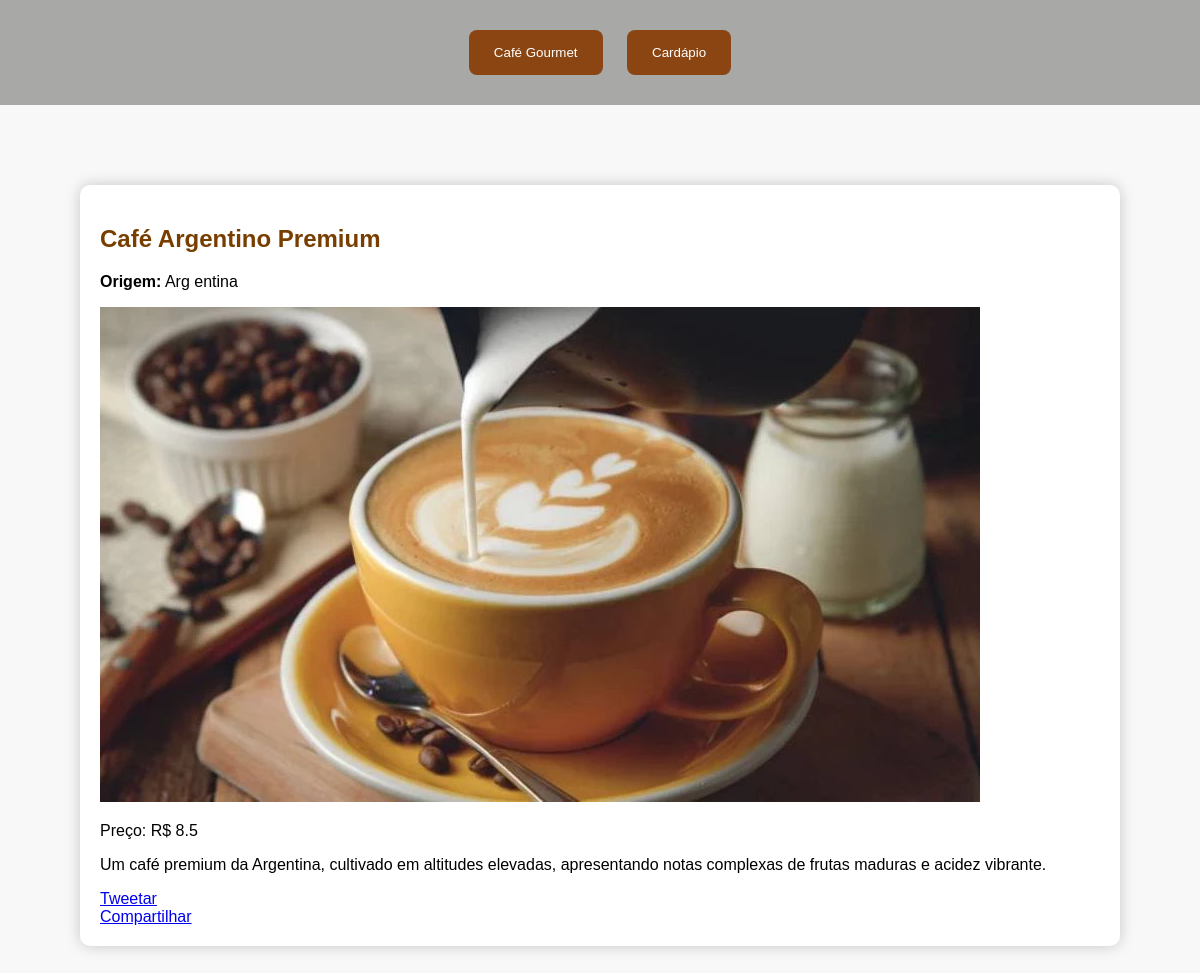
The page /produto/2 on the database as committed earlier.
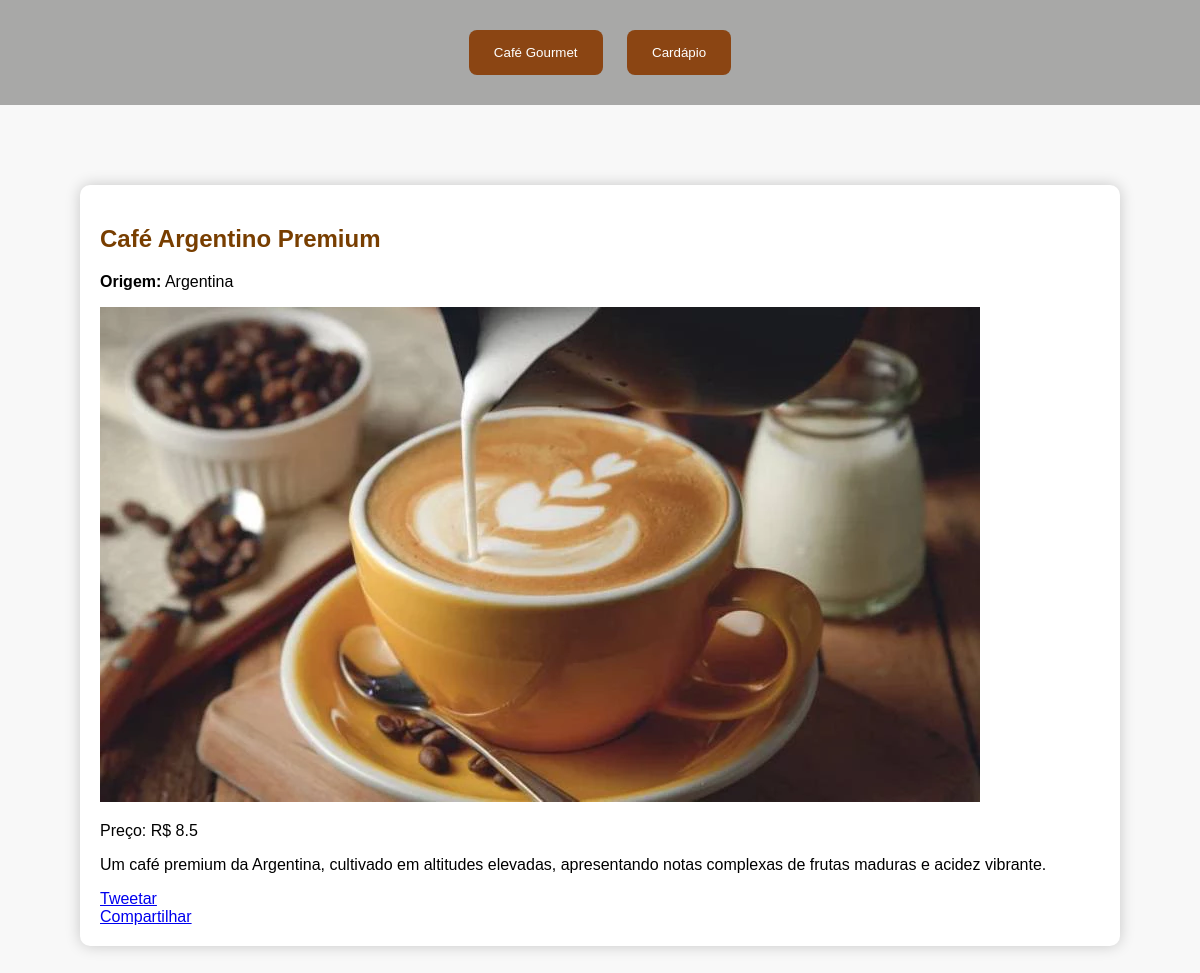
The same page on the database as committed later.
### tables this page shows
CREATE TABLE produtos (
    idProduto INTEGER PRIMARY KEY,
    Produto TEXT,
    Valor REAL,
    Descrição TEXT,
    Imagem TEXT,
    nomeOrigem TEXT,
    FOREIGN KEY (nomeOrigem) REFERENCES origem(nomeOrigem)
);

### app.py (the view)
@app.route('/produto/<int:idProduto>')
def detalhes_produto(idProduto):
    produto = query_db('SELECT * FROM produtos WHERE idProduto = ?', (idProduto,), one=True)
    return render_template('descricao_produto.html', produtos=[produto])

### app.py (called while the page is built)
def get_db_connection():
    connection = sqlite3.connect(app.config['DATABASE'])
    connection.row_factory = sqlite3.Row
    return connection

def query_db(query, args=(), one=False):
    with get_db_connection() as connection:
        cursor = connection.execute(query, args)
        results = cursor.fetchall()
        return (results[0] if results else None) if one else results

### templates/descricao_produto.html (shortened to what this page needs)
<!DOCTYPE html>
<html lang="pt-br">
<head>
    <link rel="stylesheet" href="/static/styles.css">
</head>
<body class="common-style">
    <header>
        <button onclick="location.href='/contato'">Café Gourmet</button>
        <button onclick="location.href='/'">Cardápio</button>
    </header>
    <main>
        <section id="descricao_produto" class="category">
            {% for produto in produtos %}
            <div>
                <h2>{{ produto.Produto }}</h2>
                <p><strong>Origem:</strong> {{ produto.nomeOrigem }}</p>
                <img src="{{ url_for('static', filename=produto.Imagem) }}" alt="{{ produto.Produto }}">
                <p>Preço: R$ {{ produto.Valor }}</p>
                <p>{{ produto.Descrição }}</p>
                <div>
                    <a href="https://twitter.com/intent/tweet?url={{ url_for('detalhes_produto', idProduto=produto.idProduto) }}&text=Confira este produto: {{ produto.Produto }}" target="_blank" class="twitter-share-button">Tweetar</a>
                    <div class="fb-share-button" data-href="{{ url_for('detalhes_produto', idProduto=produto.idProduto) }}" data-layout="button" data-size="small">
                        <a target="_blank" href="https://www.facebook.com/sharer/sharer.php?u={{ url_for('detalhes_produto', idProduto=produto.idProduto) }}&amp;src=sdkpreparse" class="fb-xfbml-parse-ignore">Compartilhar</a>
                    </div>
                </div>
            </div>
            {% endfor %}
        </section>
    </main>
</body>
</html>

### static/styles.css (style rules this page uses)
body { font-family: 'Arial', sans-serif; margin: 0; padding: 0; background-color: #f8f8f8; color: #000; }
header { background-color: #a8a8a7; color: white; padding: 20px; text-align: center; }
button, .category-button, #search-btn, .close-button { background-color: #8b4513; color: white; padding: 15px 25px; margin: 10px; border: none; border-radius: 8px; cursor: pointer; transition: background-color 0.3s ease; }
main { padding: 80px; }
.category, .contact-info, .product-item { margin-bottom: 30px; background-color: #fff; border-radius: 10px; padding: 20px; box-shadow: 0 0 15px rgba(0, 0, 0, 0.2); }
h1, h2, h3 { color: #783E00; }

Rows that differ between the two databases and show on the page:
changed produtos "Café Argentino Premium": nomeOrigem "Arg entina" → "Argentina"
